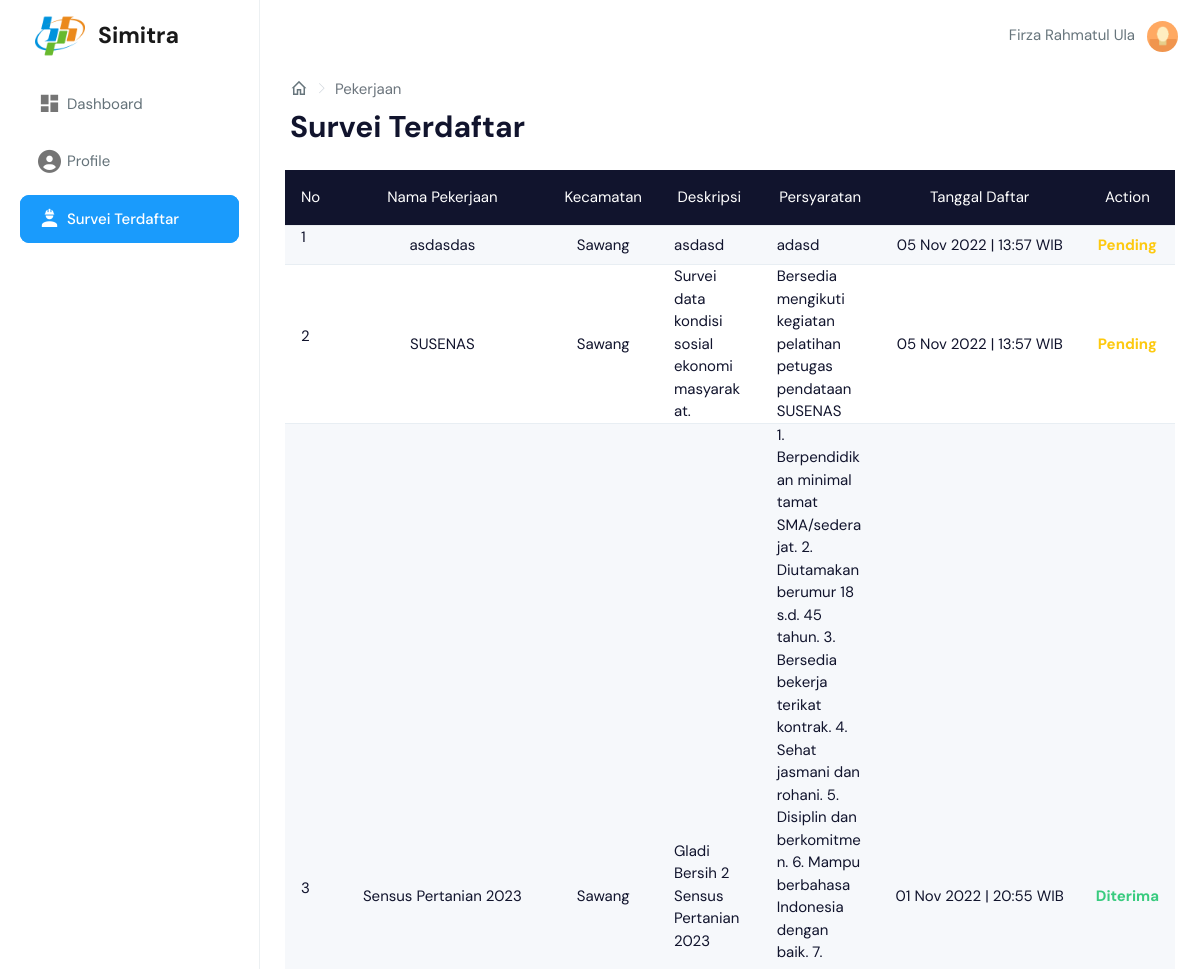
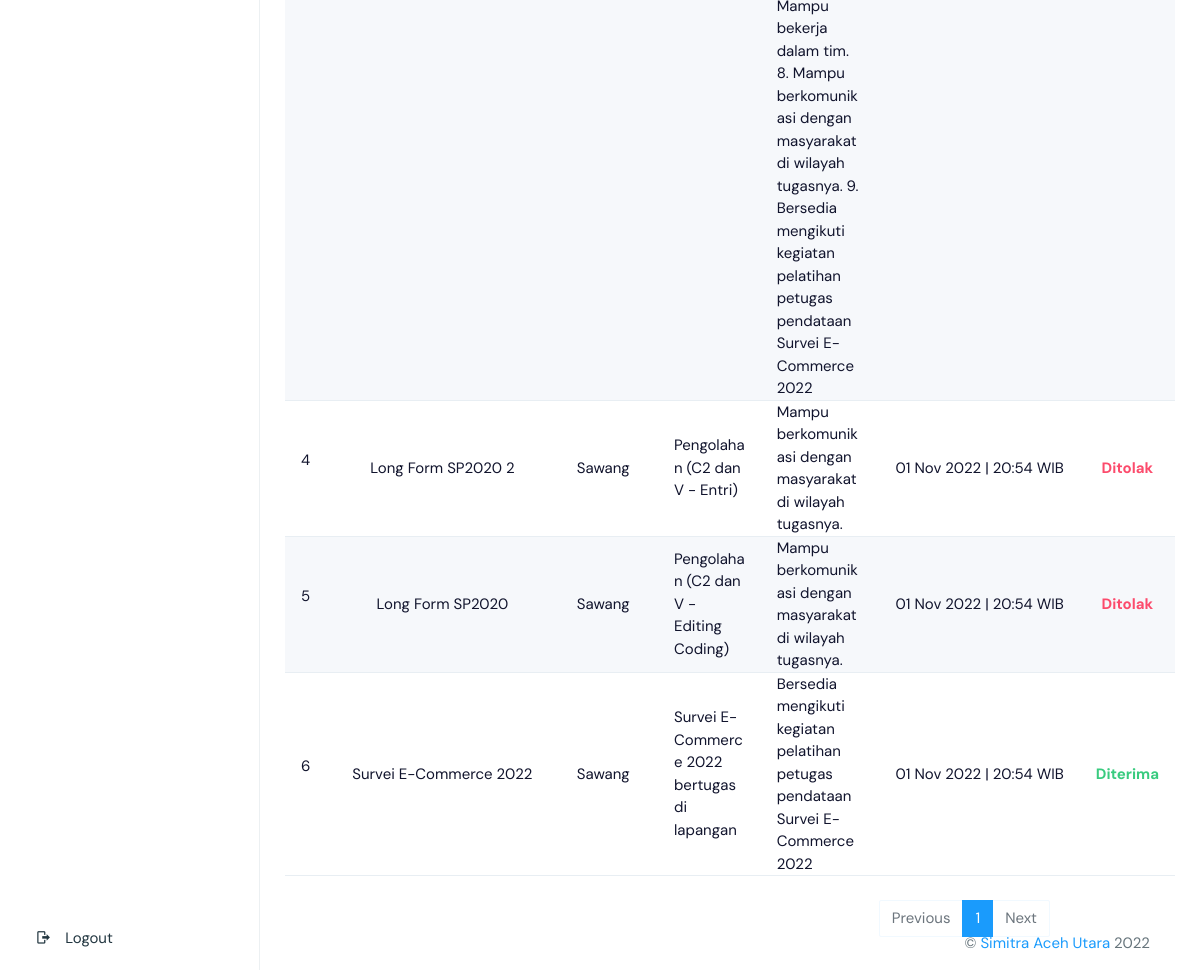
Screenshot of /page/lowongan-user.php (signed in) with the database file from the repository (2 pictures, top to bottom).
### tables this page shows
CREATE TABLE `petugas` (
  `Kode_petugas` int(12) NOT NULL,
  `NIK` varchar(16) DEFAULT NULL,
  `Nama` varchar(50) NOT NULL,
  `Foto` varchar(255) DEFAULT NULL,
  `Jabatan` int(5) NOT NULL,
  `Tempat_lahir` varchar(150) DEFAULT NULL,
  `Tanggal_lahir` date DEFAULT NULL,
  `Alamat` varchar(150) DEFAULT NULL,
  `NoHP` varchar(15) DEFAULT NULL,
  `Jkel` enum('L','P') NOT NULL
);

CREATE TABLE `tb_lowongan_user` (
  `id` int(11) NOT NULL,
  `id_lowongan` int(11) NOT NULL,
  `id_petugas` int(12) NOT NULL,
  `tanggal_daftar` datetime NOT NULL,
  `tanggal_konfirmasi` datetime DEFAULT NULL,
  `id_kec` int(11) NOT NULL,
  `L_action` enum('1','2') DEFAULT NULL,
  `umur` int(2) DEFAULT NULL,
  `cv` varchar(100) DEFAULT NULL,
  `ktp` varchar(100) DEFAULT NULL,
  `ijazah` varchar(100) DEFAULT NULL,
  `suratLamaran` varchar(100) DEFAULT NULL,
  `suratDomisili` varchar(100) DEFAULT NULL
);

CREATE TABLE `lowongan` (
  `id` int(11) NOT NULL,
  `jenis_lowongan` varchar(200) NOT NULL,
  `tanggal_mulai` date DEFAULT NULL,
  `tanggal_akhir` date DEFAULT NULL,
  `persyaratan` text NOT NULL,
  `deskripsi` text NOT NULL,
  `gambar` varchar(100) DEFAULT NULL,
  `deleted` int(1) DEFAULT NULL
);

CREATE TABLE `tb_kecamatan` (
  `id` int(11) NOT NULL,
  `nama_kec` varchar(200) NOT NULL
);

### page/lowongan-user.php (the view, shortened to what this page needs)
<?php
include '../controller/config.php';
$kode = $_SESSION['id'];
$sql = mysqli_query($conn, "SELECT a.Kode_petugas, a.Username, a.Email, a.Password, a.Old_password, a.Last_login, a.Created_at, a.Updated_at, b.Nama, b.NIK, b.Alamat, b.Foto, b.NoHP, b.Tanggal_lahir, b.Tempat_lahir, c.Jabatan, c.Id_jabatan FROM auth a, petugas b, jabatan c WHERE a.Kode_petugas=b.Kode_petugas AND b.Jabatan=c.Id_jabatan AND a.Kode_petugas='$kode' AND a.deleted=0 ORDER BY c.Id_jabatan");
$result1 = mysqli_fetch_assoc($sql);
$jumlahDataPerHalaman = 10;
$jumData = mysqli_fetch_assoc(mysqli_query($conn, "SELECT COUNT(*) FROM tb_lowongan_user WHERE tb_lowongan_user.id_petugas='$kode'"));
$jumlahHalaman = ceil($jumData['COUNT(*)'] / $jumlahDataPerHalaman);
$halamanAktif = (isset($_GET['page'])) ? $_GET['page'] : 1;
$awalData = ($jumlahDataPerHalaman * $halamanAktif) - $jumlahDataPerHalaman;
?>
<!DOCTYPE html>
<html dir="ltr" lang="en">
<head>
    <?php include 'meta.php'; ?>
</head>
<body>
    <?php $url = "../"; ?>
    <?php include 'header.php'; ?>
    <aside class="left-sidebar" data-sidebarbg="skin6">
        <div class="scroll-sidebar" id="navbar">
            <nav class="sidebar-nav">
                <ul id="sidebarnav">
                    <li class="sidebar-item"> <a class="sidebar-link waves-effect waves-dark sidebar-link" href="index.php" aria-expanded="false"><i class="mdi mdi-view-dashboard"></i><span class="hide-menu">Dashboard</span></a></li>
                    <li class="sidebar-item"> <a class="sidebar-link waves-effect waves-dark sidebar-link" href="profile.php" aria-expanded="false"><i class="fa-solid fa-circle-user"></i><span class="hide-menu">Profile</span></a></li>
                    <li class="sidebar-item" style="background-color: #1a9bfc; border-radius: 9px"> <a class="sidebar-link waves-effect waves-dark sidebar-link" href="lowongan-user.php" aria-expanded="false"><i class="mdi mdi-worker text-white"></i><span class="hide-menu text-white">Survei Terdaftar</span></a></li>
                    <li class="sidebar-item logout-item" style="position: fixed; bottom: 0; width: 220px">
                        <button class="dropdown-item border-0 btn btn-link" data-bs-toggle="modal" data-bs-target="#Logout"><i class="m-r-10 mdi mdi-logout">
                            </i><span class="hide-menu">
                                Logout</span></button>
                    </li>
                </ul>
            </nav>
        </div>
    </aside>
    <div class="page-wrapper">
        <div class="page-breadcrumb" style="padding-bottom: 0; padding-top: 0;">
            <div class="row align-items-center">
                <div class="col-6">
                    <nav aria-label="breadcrumb">
                        <ol class="breadcrumb mb-0 d-flex align-items-center">
                            <li class="breadcrumb-item"><a href="index.php" class="link"><i class="mdi mdi-home-outline fs-4"></i></a></li>
                            <li class="breadcrumb-item active" aria-current="page">Pekerjaan</li>
                        </ol>
                    </nav>
                    <h1 class="mb-0 fw-bold">Survei Terdaftar</h1>
                </div>
            </div>
        </div>
        <div class="container-fluid">
            <div class="table-responsive" id="container">
                <table class="table table-hover align-middle text-nowrap table-striped">
                    <thead class="table-dark">
                        <tr class="fw-semibold text-center">
                            <td style="width: 10px;">No</td>
                            <td>Nama Pekerjaan</td>
                            <td>Kecamatan</td>
                            <td>Deskripsi</td>
                            <td>Persyaratan</td>
                            <td>Tanggal Daftar</td>
                            <td>Action</td>
                        </tr>
                    </thead>
                    <?php $no = $awalData; ?>
                    <tbody>
                        <?php $lowongan = mysqli_query($conn, "SELECT tb_lowongan_user.id, tb_lowongan_user.id_lowongan, tb_lowongan_user.id_petugas, tb_lowongan_user.tanggal_daftar, tb_lowongan_user.id_kec, tb_lowongan_user.L_action, lowongan.jenis_lowongan, lowongan.tanggal_mulai, lowongan.tanggal_akhir, lowongan.persyaratan, lowongan.deskripsi, lowongan.gambar, tb_kecamatan.nama_kec FROM tb_lowongan_user LEFT JOIN lowongan ON lowongan.id=tb_lowongan_user.id_lowongan LEFT JOIN tb_kecamatan ON tb_kecamatan.id=tb_lowongan_user.id_kec WHERE tb_lowongan_user.id_petugas='$kode' ORDER BY tb_lowongan_user.id DESC LIMIT $awalData, $jumlahDataPerHalaman"); ?>
                        <?php if (mysqli_num_rows($lowongan) != 0) : ?>
                            <?php foreach ($lowongan as $row) : ?>
                                <tr class="text-start">
                                    <td scope="row" style="padding-bottom: 0; padding-top: 0; width: 1px;">
                                        <p class="text-dark"><?= $no = $no + 1; ?></p>
                                    </td>
                                    <td class="text-center text-dark" style="padding-bottom: 0; padding-top: 0;">
                                        <?= $row['jenis_lowongan']; ?>
                                    </td>
                                    <td class="text-center text-dark" style="padding-bottom: 0; padding-top: 0;">
                                        <?= $row['nama_kec']; ?>
                                    </td>
                                    <td class="text-start text-dark text-wrap text-break" style="padding-bottom: 0; padding-top: 0; width: 10rem;">
                                        <?= $row['deskripsi']; ?>
                                    </td>
                                    <td class="text-start text-dark text-wrap text-break" style="padding-bottom: 0; padding-top: 0;width: 10rem;">
                                        <?= $row['persyaratan']; ?>
                                    </td>
                                    <td class="text-center text-dark" style="padding-bottom: 0; padding-top: 0;">
                                        <?= date('d M Y | H:i', strtotime($row['tanggal_daftar'])); ?> WIB
                                    </td>
                                    <td class="text-center text-dark" style="padding-bottom: 0; padding-top: 0;">
                                        <?php if ($row['L_action'] == "1") : ?>
                                            <div class="text-center text-success fw-bold">Diterima</div>
                                        <?php elseif ($row['L_action'] == "2") : ?>
                                            <div class="text-center text-danger fw-bold">Ditolak</div>
                                        <?php else : ?>
                                            <div class="text-center text-warning fw-bold">Pending</div>
                                        <?php endif; ?>
                                    </td>
                                </tr>
                            <?php endforeach; ?>
                        <?php endif; ?>
                    </tbody>
                </table>
            </div>
            <?php if (mysqli_num_rows($lowongan) != 0) : ?>
                <div class="col mt-2" style="position: absolute; right: 150px">
                    <nav aria-label="...">
                        <ul class="pagination">
                            <?php if ($halamanAktif > 1) : ?>
                                <li class="page-item">
                                    <span class="page-link"><a href="?page=<?= $halamanAktif - 1; ?>" style="text-decoration: none;">Previous</a></span>
                                </li>
                            <?php else : ?>
                                <li class="page-item disabled">
                                    <span class="page-link">Previous</span>
                                </li>
                            <?php endif; ?>
                            <?php for ($i = 1; $i <= $jumlahHalaman; $i++) : ?>
                                <?php if ($i == $halamanAktif) : ?>
                                    <li class="page-item active" aria-current="page">
                                        <span class="page-link"><a href="?page=<?= $i; ?>" class="text-white" style="text-decoration: none;"><?= $i; ?></a></span>
                                    </li>
                                <?php else : ?>
                                    <li class="page-item"><a class="page-link" href="?page=<?= $i; ?>"><?= $i; ?></a></li>
                                <?php endif; ?>
                            <?php endfor; ?>
                            <?php if ($halamanAktif < $jumlahHalaman) : ?>
                                <li class="page-item">
                                    <span class="page-link"><a href="?page=<?= $halamanAktif + 1; ?>" style="text-decoration: none;">Next</a></span>
                                </li>
                            <?php else : ?>
                                <li class="page-item disabled">
                                    <span class="page-link">Next</span>
                                </li>
                            <?php endif; ?>
                        </ul>
                    </nav>
                </div>
            <?php endif; ?>
        </div>
        <?php include 'footer.php'; ?>

### page/header.php (shortened to what this page needs)
<div id="main-wrapper" data-layout="vertical" data-navbarbg="skin5" data-sidebartype="full"
    data-sidebar-position="absolute" data-header-position="absolute" data-boxed-layout="full">
    <header class="topbar" data-navbarbg="skin6">
        <nav class="navbar top-navbar navbar-expand-md navbar-light">
            <div class="navbar-header" data-logobg="skin6">
                <a class="navbar-brand" href="../">
                    <b class="logo-icon">
                        <img src="<?= $url; ?>public/favicon.ico" style="width: 50px;" alt="homepage"
                            class="dark-logo" />
                    </b>
                    <span class="logo-text" style="font-weight: bold; font-size: 23px">
                        Simitra
                    </span>
                </a>
            </div>
            <div class="navbar-collapse collapse" id="navbarSupportedContent" data-navbarbg="skin5">
                <div><?= $result1['Nama']; ?></div>
                <ul class="navbar-nav float-end">
                    <li class="nav-item dropdown">
                        <a class="nav-link dropdown-toggle text-muted waves-effect waves-dark pro-pic" href="#"
                            id="navbarDropdown" role="button" data-bs-toggle="dropdown" aria-expanded="false">
                            <?php if (isset($result1['Foto'])) { ?>
                            <center><img src="<?= $url; ?>public/img/user/<?= $result1['Foto']; ?>" alt="user"
                                    class="rounded-circle" width="31" height="31">
                            </center>
                            <?php } else { ?>
                            <center><img src="<?= $url; ?>public/img/user/1.jpg" alt="user" class="rounded-circle"
                                    width="31" height="31">
                            </center>
                            <?php } ?>
                        </a>
                    </li>
                </ul>
            </div>
        </nav>
    </header>

### page/meta.php (style rules this page uses)
@media only screen and (min-width: 1170px) { .sticky, .sidebar-nav, .sidebarnav { padding: 0; } }
@media only screen and (min-width: 1170px) { .sidebar-nav { width: 100%; } }

### rows the page displays
petugas: Nama "Firza Rahmatul Ula", Foto (picture)
tb_lowongan_user: id_lowongan.jenis_lowongan "asdasdas", id_kec.nama_kec "Sawang", id_lowongan.deskripsi "asdasd", id_lowongan.persyaratan "adasd", tanggal_daftar "05 Nov 2022 | 13:57", shows "Pending"
tb_lowongan_user: no "2", id_lowongan.jenis_lowongan "SUSENAS", id_kec.nama_kec "Sawang", id_lowongan.deskripsi "Survei data kondisi sosial ekonomi masyarakat.", id_lowongan.persyaratan "Bersedia mengikuti kegiatan pelatihan petugas pendataan SUSENAS", tanggal_daftar "05 Nov 2022 | 13:57", shows "Pending"
tb_lowongan_user: no "3", id_lowongan.jenis_lowongan "Sensus Pertanian 2023", id_kec.nama_kec "Sawang", id_lowongan.deskripsi "Gladi Bersih 2 Sensus Pertanian 2023", id_lowongan.persyaratan "1. Berpendidikan minimal tamat SMA/sederajat. 2. Diutamakan berumur 18 s.d. 45 tahun. 3. Bersedia bekerja terikat kontrak. 4. Sehat jasmani dan rohani. 5. Disiplin dan berkomitmen. 6. Mampu berbahasa Indonesia dengan baik. 7. Mampu bekerja dalam tim. 8. Mampu berkomunikasi dengan masyarakat di wilayah tugasnya. 9. Bersedia mengikuti kegiatan pelatihan petugas pendataan Survei E-Commerce 2022", tanggal_daftar "01 Nov 2022 | 20:55", L_action "Diterima"
tb_lowongan_user: no "4", id_lowongan.jenis_lowongan "Long Form SP2020 2", id_kec.nama_kec "Sawang", id_lowongan.deskripsi "Pengolahan (C2 dan V - Entri)", id_lowongan.persyaratan "Mampu berkomunikasi dengan masyarakat di wilayah tugasnya.", tanggal_daftar "01 Nov 2022 | 20:54", L_action "Ditolak"
tb_lowongan_user: no "5", id_lowongan.jenis_lowongan "Long Form SP2020", id_kec.nama_kec "Sawang", id_lowongan.deskripsi "Pengolahan (C2 dan V - Editing Coding)", id_lowongan.persyaratan "Mampu berkomunikasi dengan masyarakat di wilayah tugasnya.", tanggal_daftar "01 Nov 2022 | 20:54", L_action "Ditolak"
tb_lowongan_user: no "6", id_lowongan.jenis_lowongan "Survei E-Commerce 2022", id_kec.nama_kec "Sawang", id_lowongan.deskripsi "Survei E-Commerce 2022 bertugas di lapangan", id_lowongan.persyaratan "Bersedia mengikuti kegiatan pelatihan petugas pendataan Survei E-Commerce 2022", tanggal_daftar "01 Nov 2022 | 20:54", L_action "Diterima"
